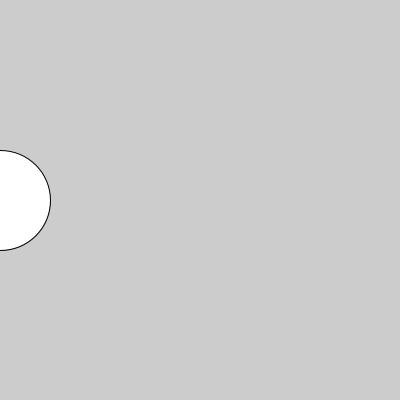
Frame 1 (no input)
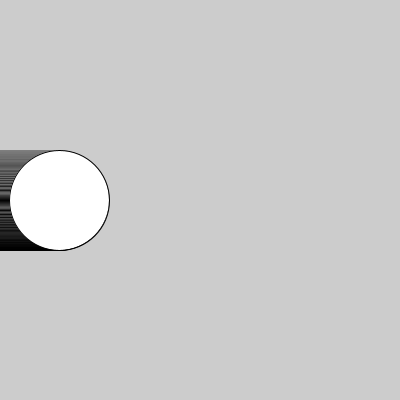
Frame 60 (the mouse pressed at the canvas centre just before this capture)
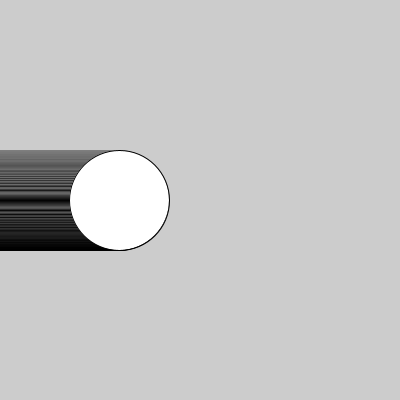
Frame 120 (the mouse held since frame 60 and released just before this capture)

The Processing sketch that drew these frames (run headless with seeded random() and noise(); from frame 60 on, the mouse is pressed at the canvas centre):

// Processing sketch: BasicIfColorChange
// ── BasicIfColorChange.pde
int x;

void setup() {
  size(400, 400);
  x = 0;
}

void draw() {
  if (x > 200) {
    fill(255, 0, 0);
  }
  
  ellipse(x, 200, 100, 100);
  x = x + 1;
}
